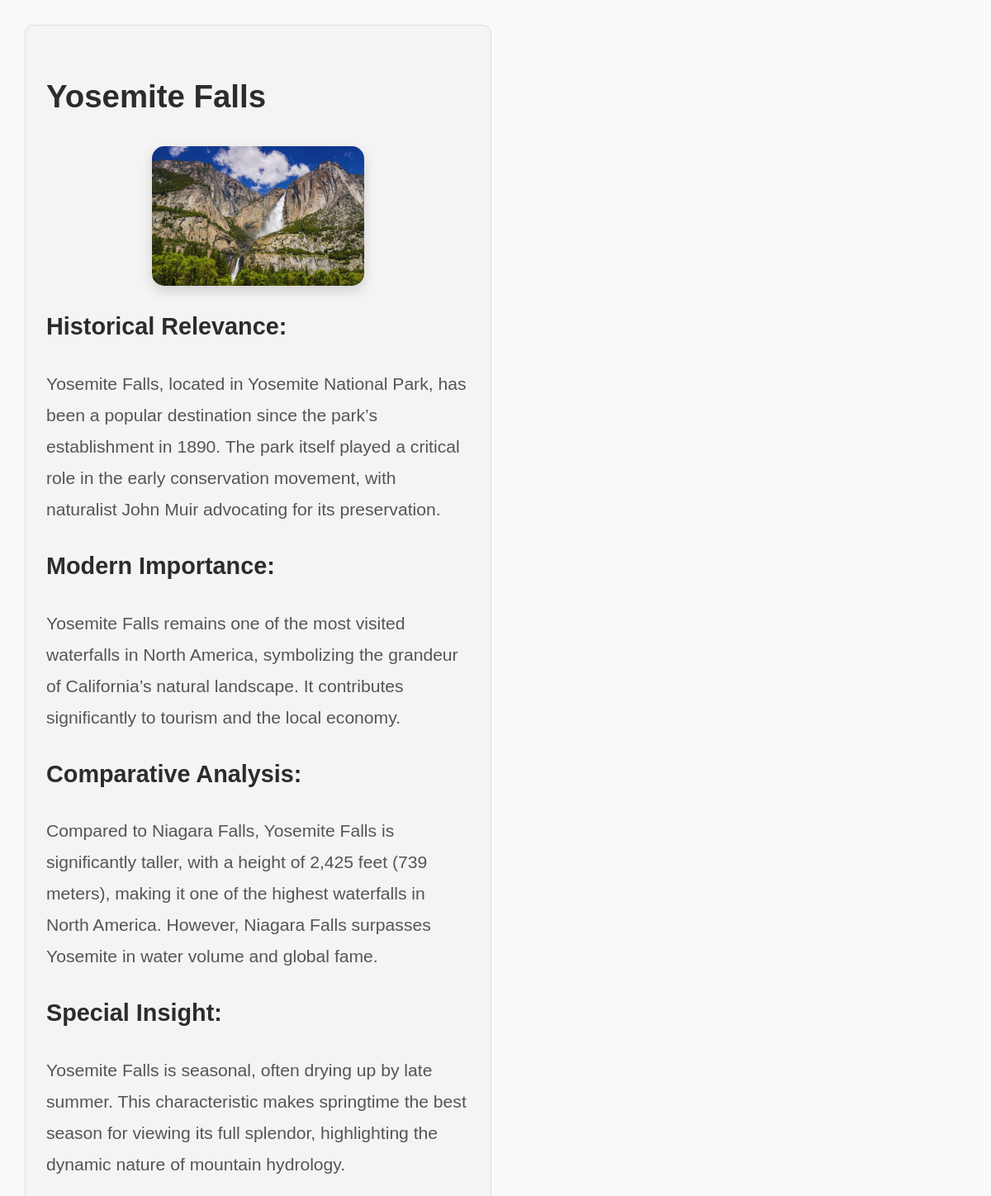
The app's page /image/1 (signed in) with its own data.
### main.py (models this page shows)
class COMP_Model(db.Model):
    ImageID= db.Column(db.Integer,primary_key=True)
    ImagePath= db.Column(db.String(2000),nullable =False)
    Name = db.Column(db.String(100),nullable =False)
    Hist_Relevance =db.Column(db.String(500),nullable=False)
    Mod_Imp= db.Column(db.String(500),nullable=False)
    Comp_Analysis =db.Column(db.String(500),nullable=False)
    Insight= db.Column(db.String(500),nullable=False)

### main.py (the view)
@app.route('/image/<int:image_id>')
@login_required
def image_detail(image_id):
    image = COMP_Model.query.get_or_404(image_id)
    return render_template('image_detail.html', image=image)

### main.py (called while the page is built)
@login_manager.user_loader
def load_user(user_id):
    return User.query.get(int(user_id))

### templates/image_detail.html
{% extends "basic.html" %}
{% block body %}
<div class="image-details">
    <h1>{{ image.Name }}</h1>
    <img src="{{ url_for('static', filename='Images/' + image.ImagePath) }}" alt="{{ image.Name }}" style="width: 50%; height: auto;">
    <div class="details">
        <h2>Historical Relevance:</h2>
        <p>{{ image.Hist_Relevance }}</p>
        <h2>Modern Importance:</h2>
        <p>{{ image.Mod_Imp }}</p>
        <h2>Comparative Analysis:</h2>
        <p>{{ image.Comp_Analysis }}</p>
        <h2>Special Insight:</h2>
        <p>{{ image.Insight }}</p>
    </div>
</div>
{% endblock %}

### static/css/styles.css (style rules this page uses)
body { margin: 10px; padding: 20px; font-family: 'Gill Sans', 'Gill Sans MT', Calibri, 'Trebuchet MS', sans-serif ; line-height: 1.6; background-color: #f9f9f9; color: #2d2c2c; }
img { max-width: 300px; height: auto; border-radius: 15px; box-shadow: 0px 4px 10px rgba(0, 0, 0, 0.2); margin: 10px; display: block; margin-left: auto; margin-right: auto; }
p { margin: 5px 0; }
.image-details { width: 45%; padding: 25px; border: 1px solid #ddd; border-radius: 10px; background-color: #f4f4f4; font-size: 1.2em; line-height: 1.8; }
.image-details p { font-size: 1.1em; color: #555; margin: 10px 0; }
.image-details img { width: 100%; height: auto; border-radius: 15px; box-shadow: 0px 6px 15px rgba(0, 0, 0, 0.15); margin-bottom: 15px; }

### records on screen
COMP_Model: Name "Yosemite Falls", ImagePath (picture), Hist_Relevance "Yosemite Falls, located in Yosemite National Park, has been a popular destination since the park’s establishment in 1890. The park itself played a critical role in the early conservation movement, with naturalist John Muir advocating for its preservation.", Mod_Imp "Yosemite Falls remains one of the most visited waterfalls in North America, symbolizing the grandeur of California’s natural landscape. It contributes significantly to tourism and the local economy.", Comp_Analysis "Compared to Niagara Falls, Yosemite Falls is significantly taller, with a height of 2,425 feet (739 meters), making it one of the highest waterfalls in North America. However, Niagara Falls surpasses Yosemite in water volume and global fame.", Insight "Yosemite Falls is seasonal, often drying up by late summer. This characteristic makes springtime the best season for viewing its full splendor, highlighting the dynamic nature of mountain hydrology."
